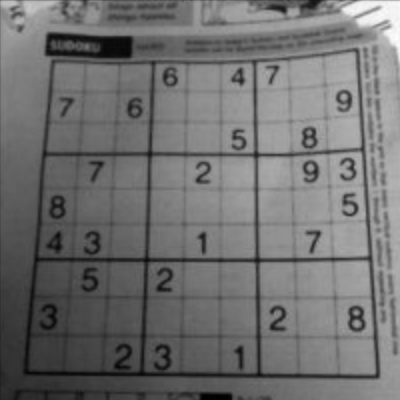
#> input picture resource/sudo.png, 400 x 400 px, found by its file name
$ python imageThresholdingAdaptive.py
#> lines starting #> are read from the running program, lines starting #| are printed output that depends on the picture; after the words box and inside, x2 and y2 are one past the last pixel; in counts of white or black regions, pixels touching at a corner belong together
from cv2 import cv2
import numpy as np
from matplotlib import pyplot as plt

img = cv2.imread('resource/sudo.png',0)
#> img: shape (400, 400); min 0, max 253, mean 112.1

ret,th1 = cv2.threshold(img,58,255,cv2.THRESH_BINARY)
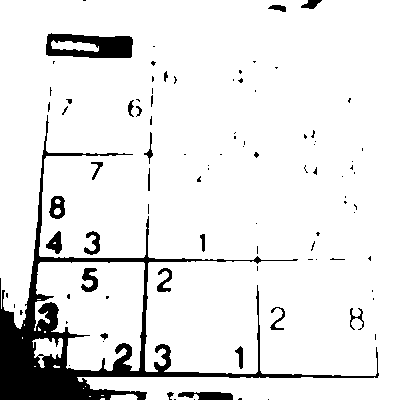
#> th1: shape (400, 400); 90.6% white; 93 black regions (69 under 20 px), largest, box (x1, y1, x2, y2) and area: (0, 115, 379, 400) 10690, (46, 33, 133, 58) 1502, (178, 392, 233, 400) 342
th2 = cv2.adaptiveThreshold(img,255,cv2.ADAPTIVE_THRESH_MEAN_C,\
            cv2.THRESH_BINARY,11,5)
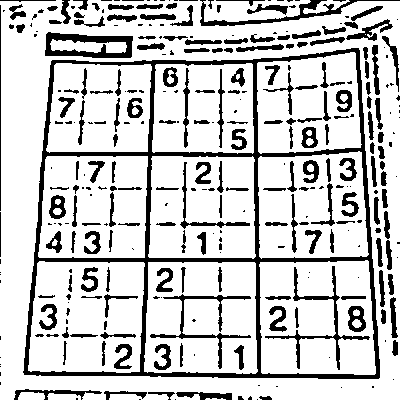
#> th2: shape (400, 400); 79.4% white; 317 black regions (139 under 20 px), largest, box (x1, y1, x2, y2) and area: (23, 48, 380, 379) 10470, (45, 32, 133, 58) 1187, (265, 266, 370, 370) 951
th3 = cv2.adaptiveThreshold(img,255,cv2.ADAPTIVE_THRESH_GAUSSIAN_C,\
            cv2.THRESH_BINARY,11,5)
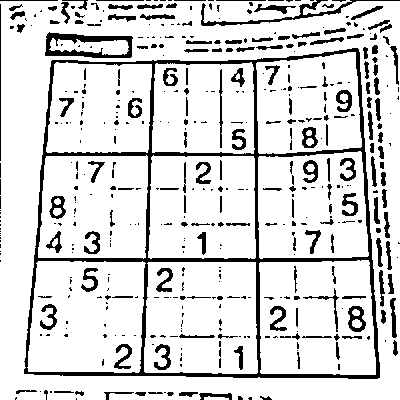
#> th3: shape (400, 400); 85.1% white; 457 black regions (286 under 20 px), largest, box (x1, y1, x2, y2) and area: (24, 48, 380, 379) 8747, (45, 32, 133, 58) 998, (201, 0, 400, 26) 682

titles = ['Original Image', 'Global Thresholding (v = 127)',
            'Adaptive Mean Thresholding', 'Adaptive Gaussian Thresholding']
images = [img, th1, th2, th3]

for i in xrange(4):
    plt.subplot(2,2,i+1),plt.imshow(images[i],'gray')
    plt.title(titles[i])
    plt.xticks([]),plt.yticks([])
plt.show()
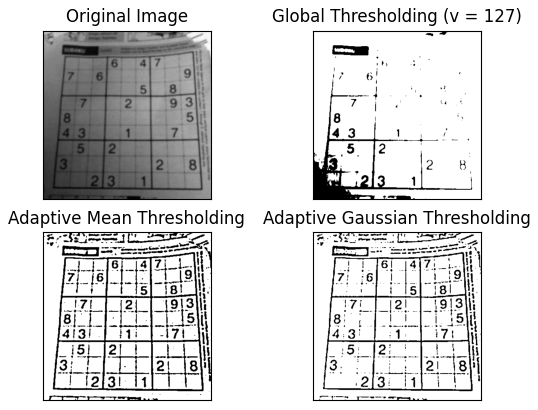
#> figure drawn by matplotlib, 4 panels
